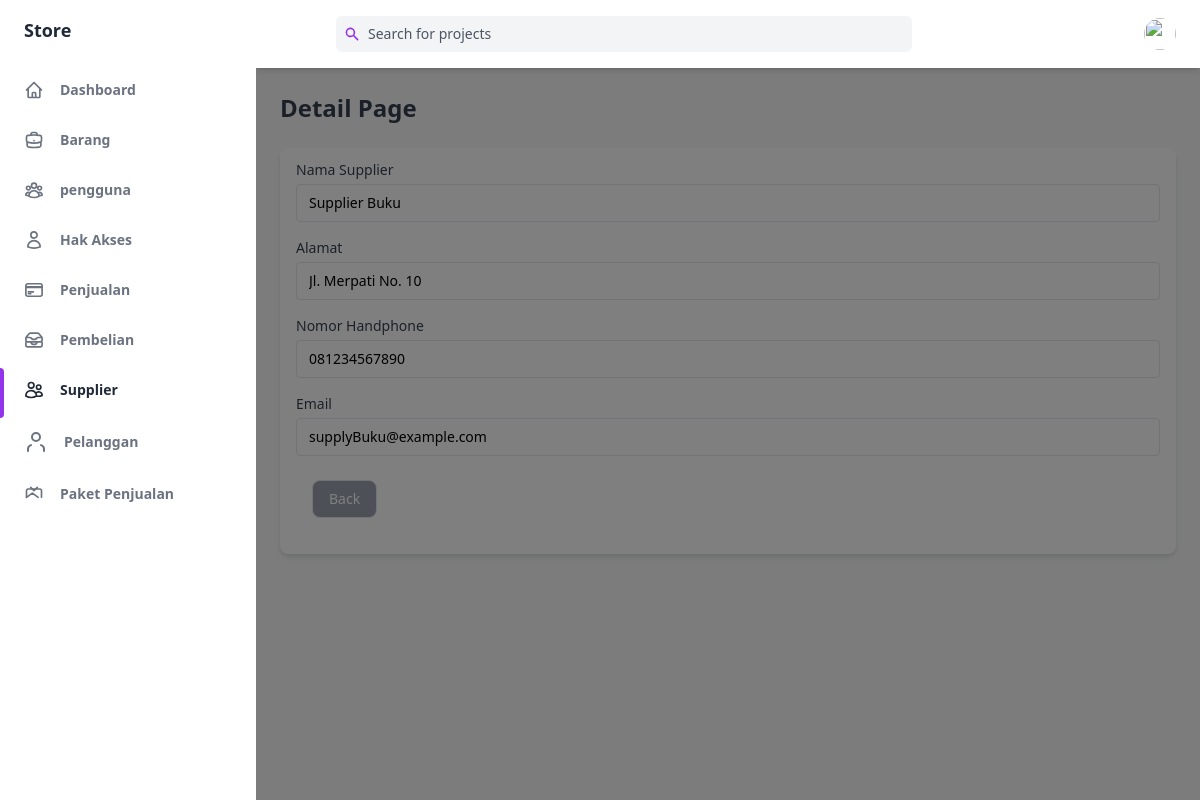
Page /public/supplier/detail/1 on the committed database.
### tables this page shows
CREATE TABLE `supplier` (
  `idSupplier` int(255) NOT NULL,
  `nama` varchar(255) NOT NULL,
  `alamat` varchar(255) NOT NULL,
  `noHP` varchar(255) NOT NULL,
  `email` varchar(255) NOT NULL
);

### app/core/Controller.php (called while the page is built, shortened)
<?php
class Controller
{
    public function view($view, $data = [])
    {
        require_once '../app/views/' . $view . '.php';
    }
    public function model($model)
    {
        return new $model;
    }
}

### app/controllers/Supplier.php (called while the page is built, shortened)
<?php
class Supplier extends Controller
{
    public function detail($id)
    {
        $data['judul'] = 'Detail Supplier';
        $data['supplier'] = $this->model('supplier_model')->getSupplierById($id);
        $this->view('supplier/detail', $data);
    }
}

### app/core/App.php (called while the page is built, shortened)
<?php
class App
{
   protected $method = 'index';
   protected $params = [];
   public function __construct()
   {
      $url = $this->parseURL();
      if (file_exists('../app/controllers/' . $url[0] . '.php')) {
         unset($url[0]);
      }
      $this->controller = new $this->controller;
      if (isset($url[1])) {
         if (method_exists($this->controller, $url[1])) {
            $this->method = $url[1];
            unset($url[1]);
         }
      }
      if (!empty($url)) {
         $this->params = array_values($url);
      }
      call_user_func_array([$this->controller, $this->method], $this->params);
   }
   public function parseURL()
   {
      if (isset($_GET['url'])) {
         $url = rtrim($_GET['url'], '/');
         $url = filter_var($url, FILTER_SANITIZE_URL);
         $url = explode('/', $url);
         return $url;
      } else {
         return ["home"];
      }
   }
}

### public/index.php (called while the page is built, shortened)
<?php
$app = new App;

### app/core/Database.php (called while the page is built, shortened)
<?php
class Database
{
    private $host = DB_HOST;
    private $user = DB_USER;
    private $pass = DB_PASS;
    private $db_name = DB_NAME;
    private $dbh;
    private $stmt;
    public function __construct()
    {
        $dsn = 'mysql:host=' . $this->host . ';dbname=' . $this->db_name;
        $option = [
            PDO::ATTR_PERSISTENT => true,
            PDO::ATTR_ERRMODE => PDO::ERRMODE_EXCEPTION
        ];
        try {
            $this->dbh = new PDO($dsn, $this->user, $this->pass, $option);
        } catch (PDOException $error) {
            die($error->getMessage());
        }
    }
    public function query($query)
    {
        $this->stmt = $this->dbh->prepare($query);
    }
    public function bind($param, $value, $type = null)
    {
        if (is_null($type)) {
            switch (true) {
                default:
                    $type = PDO::PARAM_STR;
            }
        }
        $this->stmt->bindValue($param, $value, $type);
    }
    public function execute()
    {
        $this->stmt->execute();
    }
    public function single()
    {
        $this->execute();
        return $this->stmt->fetch(PDO::FETCH_ASSOC);
    }
}

### app/models/supplier_model.php (called while the page is built, shortened)
<?php
class supplier_model
{
    private $db;
    public function __construct()
    {
        $this->db = new Database;
    }
    public function getSupplierById($idSupplier)
    {
        $this->db->query('SELECT * FROM supplier WHERE idSupplier =:idSupplier');
        $this->db->bind('idSupplier', $idSupplier);
        return $this->db->single();
    }
}

### app/views/supplier/detail.php (the view, shortened to what this page needs)
<div class="flex h-screen bg-gray-50 dark:bg-gray-900" :class="{ 'overflow-hidden': isSideMenuOpen}">
    <aside class="z-20 flex-shrink-0 hidden w-64 overflow-y-auto bg-white dark:bg-gray-800 md:block">
        <div class="py-4 text-gray-500 dark:text-gray-400">
            <a class="ml-6 text-lg font-bold text-gray-800 dark:text-gray-200" href="#">
                Store
            </a>
            <ul class="mt-6">
                <li class="relative px-6 py-3">
                    <a class="inline-flex items-center w-full text-sm font-semibold transition-colors duration-150 hover:text-gray-800 dark:hover:text-gray-200" href="<?= ROUTE_URL ?>/home">
                        <span class="ml-4">Dashboard</span>
                    </a>
                </li>
            </ul>
            <ul>
                <li class="relative px-6 py-3">
                    <a class="inline-flex items-center w-full text-sm font-semibold transition-colors duration-150 hover:text-gray-800 dark:hover:text-gray-200" href="<?= ROUTE_URL ?>/barang">
                        <span class="ml-4">Barang</span>
                    </a>
                </li>
                <li class="relative px-6 py-3">
                    <a class="inline-flex items-center w-full text-sm font-semibold transition-colors duration-150 hover:text-gray-800 dark:hover:text-gray-200" href="<?= ROUTE_URL ?>/pengguna">
                        <span class="ml-4">pengguna</span>
                    </a>
                </li>
                <li class="relative px-6 py-3">
                    <a class="inline-flex items-center w-full text-sm font-semibold transition-colors duration-150 hover:text-gray-800 dark:hover:text-gray-200" href="<?= ROUTE_URL ?>/role">
                        <span class="ml-4">Hak Akses</span>
                    </a>
                </li>
                <li class="relative px-6 py-3">
                    <a class="inline-flex items-center w-full text-sm font-semibold transition-colors duration-150 hover:text-gray-800 dark:hover:text-gray-200" href="<?= ROUTE_URL ?>/penjualan">
                        <span class="ml-4">Penjualan</span>
                    </a>
                </li>
                <li class="relative px-6 py-3">
                    <a class="inline-flex items-center w-full text-sm font-semibold transition-colors duration-150 hover:text-gray-800 dark:hover:text-gray-200" href="<?= ROUTE_URL ?>/pembelian">
                        <span class="ml-4">Pembelian</span>
                    </a>
                </li>
                <li class="relative px-6 py-3">
                    <span class="absolute inset-y-0 left-0 w-1 bg-purple-600 rounded-tr-lg rounded-br-lg"></span>
                    <a class="inline-flex items-center w-full text-sm font-semibold transition-colors duration-150 text-gray-800 dark:text-gray-100 hover:text-gray-800 dark:hover:text-gray-200" href="<?= ROUTE_URL ?>/supplier">
                        <span class="ml-4">Supplier</span>
                    </a>
                </li>
                <li class="relative px-6 py-3">
                    <a class="inline-flex items-center w-full text-sm font-semibold transition-colors duration-150 hover:text-gray-800 dark:hover:text-gray-200" href="<?= ROUTE_URL ?>/pelanggan">
                        <svg xmlns="http://www.w3.org/2000/svg" width="24" height="24" viewBox="0 0 24 24" fill="none" stroke="currentColor" stroke-width="2" stroke-linecap="round" stroke-linejoin="round">
                            <path d="M20 21v-2a4 4 0 0 0-3-3.87"></path>
                            <path d="M4 21v-2a4 4 0 0 1 3-3.87"></path>
                            <circle cx="12" cy="7" r="4"></circle>
                        </svg>
                        <span class="ml-4">Pelanggan</span>
                    </a>
                </li>
                <li class="relative px-6 py-3">
                    <a class="inline-flex items-center w-full text-sm font-semibold transition-colors duration-150 hover:text-gray-800 dark:hover:text-gray-200" href="<?= ROUTE_URL ?>/paketPenjualan">
                        <svg class="w-5 h-5" aria-hidden="true" fill="none" stroke-linecap="round" stroke-linejoin="round" stroke-width="2" viewBox="0 0 24 24" stroke="currentColor">
                            <path d="M21 16V8a2 2 0 0 0-2-2H5a2 2 0 0 0-2 2v8" />
                            <path d="M3 16l7-5 7 5"></path>
                            <path d="M8 4l4 4 4-4"></path>
                        </svg>
                        <span class="ml-4">Paket Penjualan</span>
                    </a>
                </li>
            </ul>
        </div>
    </aside>
    <div x-show="isSideMenuOpen" x-transition:enter="transition ease-in-out duration-150" x-transition:enter-start="opacity-0" x-transition:enter-end="opacity-100" x-transition:leave="transition ease-in-out duration-150" x-transition:leave-start="opacity-100" x-transition:leave-end="opacity-0" class="fixed inset-0 z-10 flex items-end bg-black bg-opacity-50 sm:items-center sm:justify-center"></div>
    <div class="flex flex-col flex-1 w-full">
        <header class="z-10 py-4 bg-white shadow-md dark:bg-gray-800">
            <div class="container flex items-center justify-between h-full px-6 mx-auto text-purple-600 dark:text-purple-300">
                <div class="flex justify-center flex-1 lg:mr-32">
                    <div class="relative w-full max-w-xl mr-6 focus-within:text-purple-500">
                        <div class="absolute inset-y-0 flex items-center pl-2">
                            <svg class="w-4 h-4" aria-hidden="true" fill="currentColor" viewBox="0 0 20 20">
                                <path fill-rule="evenodd" d="M8 4a4 4 0 100 8 4 4 0 000-8zM2 8a6 6 0 1110.89 3.476l4.817 4.817a1 1 0 01-1.414 1.414l-4.816-4.816A6 6 0 012 8z" clip-rule="evenodd"></path>
                            </svg>
                        </div>
                        <input class="w-full pl-8 pr-2 text-sm text-gray-700 placeholder-gray-600 bg-gray-100 border-0 rounded-md dark:placeholder-gray-500 dark:focus:shadow-outline-gray dark:focus:placeholder-gray-600 dark:bg-gray-700 dark:text-gray-200 focus:placeholder-gray-500 focus:bg-white focus:border-purple-300 focus:outline-none focus:shadow-outline-purple form-input" type="text" placeholder="Search for projects" aria-label="Search" />
                    </div>
                </div>
                <ul class="flex items-center flex-shrink-0 space-x-6">
                    <li class="relative">
                        <button class="align-middle rounded-full focus:shadow-outline-purple focus:outline-none" @click="toggleProfileMenu" @keydown.escape="closeProfileMenu" aria-label="Account" aria-haspopup="true">
                            <img class="object-cover w-8 h-8 rounded-full" src="https://images.unsplash.com/photo-1502378735452-bc7d86632805?ixlib=rb-0.3.5&q=80&fm=jpg&crop=entropy&cs=tinysrgb&w=200&fit=max&s=aa3a807e1bbdfd4364d1f449eaa96d82" alt="" aria-hidden="true" />
                        </button>
                    </li>
                </ul>
            </div>
        </header>
        <main class="h-full pb-16 overflow-y-auto">
            <div class="container px-6 mx-auto grid">
                <h2 class="my-6 text-2xl font-semibold text-gray-700 dark:text-gray-200">
                    Detail Page
                </h2>
                <div class="px-4 py-3 mb-8 bg-white rounded-lg shadow-md dark:bg-gray-800">
                    <label class="block text-sm">
                        <span class="text-gray-700 dark:text-gray-400">Nama Supplier</span>
                        <input class="block w-full mt-1 text-sm dark:border-gray-600 dark:bg-gray-700 focus:border-purple-400 focus:outline-none focus:shadow-outline-purple dark:text-gray-300 dark:focus:shadow-outline-gray form-input" value="<?= $data['supplier']['nama']; ?>" readonly />
                    </label>
                    <label class=" block mt-4 text-sm">
                        <span class="text-gray-700 dark:text-gray-400">Alamat </span>
                        <input class="block w-full mt-1 text-sm dark:border-gray-600 dark:bg-gray-700 focus:border-purple-400 focus:outline-none focus:shadow-outline-purple dark:text-gray-300 dark:focus:shadow-outline-gray form-input" value="<?= $data['supplier']['alamat']; ?>" readonly />
                    </label>
                    <label class=" block mt-4 text-sm">
                        <span class="text-gray-700 dark:text-gray-400">Nomor Handphone</span>
                        <input class="block w-full mt-1 text-sm dark:border-gray-600 dark:bg-gray-700 focus:border-purple-400 focus:outline-none focus:shadow-outline-purple dark:text-gray-300 dark:focus:shadow-outline-gray form-input" value="<?= $data['supplier']['noHP']; ?>" readonly />
                    </label>
                    <label class=" block mt-4 text-sm">
                        <span class="text-gray-700 dark:text-gray-400">Email</span>
                        <input class="block w-full mt-1 text-sm dark:border-gray-600 dark:bg-gray-700 focus:border-purple-400 focus:outline-none focus:shadow-outline-purple dark:text-gray-300 dark:focus:shadow-outline-gray form-input" value="<?= $data['supplier']['email']; ?>" readonly />
                    </label>
                    <div class="flex">
                        <div class=" pl-4 my-6">
                            <a href="<?= ROUTE_URL ?>/supplier" class="flex items-center justify-between px-4 py-2 text-sm font-medium leading-5 text-white transition-colors duration-150 border rounded-lg dark:border-gray-600 dark:bg-gray-400 bg-gray-400 active:bg-gray-600 hover:bg-gray-700 focus:outline-none focus:shadow-outline-gray">
                                Back
                            </a>
                        </div>
                    </div>
                </div>
            </div>
        </main>
    </div>
</div>

### rows in the picture
supplier: nama "Supplier Buku", alamat "Jl. Merpati No. 10", noHP "081234567890", email "supplyBuku@example.com"
